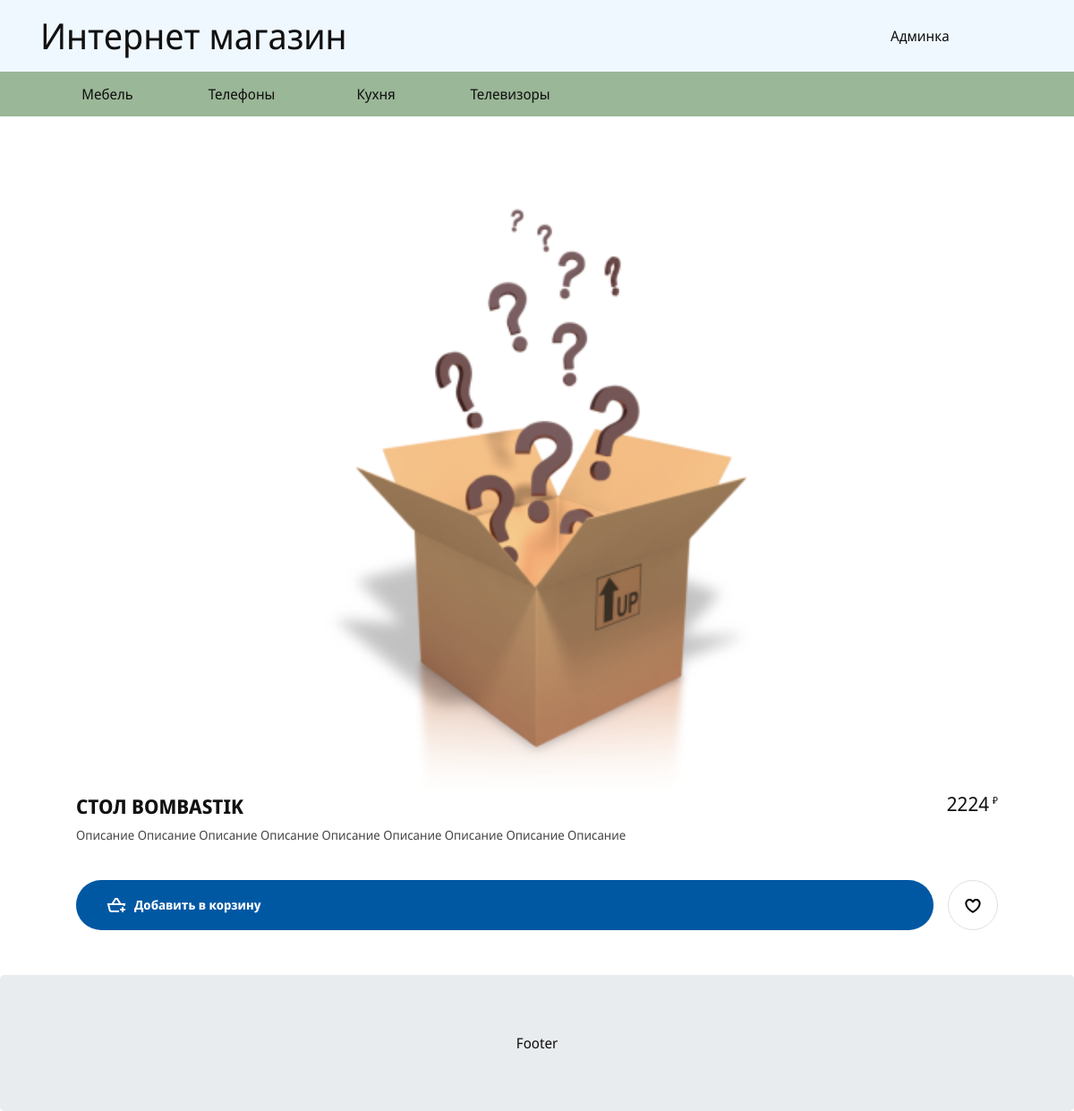
/card.php?prod=10, run on the app's committed database.
### tables this page shows
CREATE TABLE `categories` (
  `id` int(11) NOT NULL,
  `cat_name` varchar(250) NOT NULL,
  `cat_parent` int(11) NOT NULL DEFAULT '0',
  `cat_url` varchar(250) NOT NULL,
  `meta_title` varchar(250) NOT NULL,
  `meta_descr` text NOT NULL,
  `cat_child` int(1) NOT NULL DEFAULT '0',
  `status` int(1) NOT NULL DEFAULT '1'
);

CREATE TABLE `products` (
  `id` int(11) NOT NULL,
  `prod_name` varchar(250) NOT NULL,
  `prod_descr` text NOT NULL,
  `prod_price` int(11) NOT NULL DEFAULT '0',
  `meta_title` varchar(250) NOT NULL,
  `meta_description` text NOT NULL
);

### php/db.php (called while the page is built, shortened)
<?php
class MyDB
{
	private $DB_HOSTNAME = "10.15.3.2";
	private $DB_USERNAME = 'admin';
	private $DB_PASSWORD = 'root';
	private $DB_DATABASE = 'dem-auto';
	private $link;
	private $clear = array('data' => array(), 'error' => array());
	public function __construct(){
		$host = $this->DB_HOSTNAME;
		$username = $this->DB_USERNAME;
		$password = $this->DB_PASSWORD;
		$database = $this->DB_DATABASE;
	}
	private function connect($host,$username,$password,$database){
		$this->link = new mysqli($host,$username,$password,$database);
	}
	public function myquery($query){
		if (!$result = $this->link->query($query))
			{
				return false;
			}
		return $result;
	}
	public function getCategoriesAll() {
		$this->clearOutput($output);
		$sql = "SELECT * FROM `categories` WHERE `status` = '1'";
		$res = $this->myquery($sql);
		if(is_object($res)){
			if ($res->num_rows == 0) {
			$output['error'] = "no data";
			} else {
			while ($row = $res->fetch_assoc()){
				$output['data'][$row['cat_parent']][] = $row;
				}
			}
		} else {
			$output['error'] = "res is not object";
			}
			return $output;
	}
public function getSingleProduct($prod_id){
	$this->clearOutput($output);
	$sql = "SELECT * FROM `products` WHERE `id` = $prod_id";
	$res = $this->myquery($sql);
	if(is_object($res)){
		if ($res->num_rows == 0) {
		$output['error'] = "no data";
		} else {
		while ($row = $res->fetch_assoc()){
			$row['categories'] = $this->getCategoryByProductID($prod_id);
			array_push($output['data'], $row);
			}
		}
	} else {
		$output['error'] = "res is not object";
		}
	return json_encode($output);
}
public function getCategoryByProductID($prod_id){
	$this->clearOutput($output);
	$sql = "SELECT `categories`.`cat_name` FROM `products` JOIN `product_to_cat` ON `products`.`id` = `product_to_cat`.`prod_id` JOIN `categories` ON `product_to_cat`.`cat_id` = `categories`.`id` WHERE `products`.`id` = $prod_id";
	$res = $this->myquery($sql);
	if(is_object($res)){
		if ($res->num_rows == 0) {
		$output['error'] = "no data";
		} else {
		while ($row = $res->fetch_assoc()){
			array_push($output['data'], $row['cat_name']);
			}
		}
	} else {
		$output['error'] = "res is not object";
		}
	return $output['data'];
}
	private function clearOutput(&$output = ""){
		$output = $this->clear;
	}
}
$mydb = new MyDB();

### php/functions.php (the view, shortened to what this page needs)
<?php
class Doing extends MyDB
{
	 public function outCatTree($parent_id, $level, $category_arr) {
		  if (isset($category_arr[$parent_id])) {
					 echo "<ul  style='margin-top:" . ($level * 0) . "px;' class='nav navbar level-".$level."' data-level='".$level."'>";
				foreach ($category_arr[$parent_id] as $value) {
					 echo "<li><a href=\"/?id=". $value['id'] ."&cat=".$value['cat_url']."\">".$value['cat_name']."</a>";
					 echo "</li>";
				}
				echo "</ul>";
		  }
	 }
	public function metaTitle($prod, $id){
		if($prod){
			$product =  json_decode($this->getSingleProduct($prod), true);
		}
	}
}

### card.php (shortened to what this page needs)
<?php include("template/head.php"); ?>
<?php
	if($prod_id){
		$product =  json_decode($mydb->getSingleProduct($prod_id), true);
		$product = $product['data'][0];
	}
	?>
<header class="header">
	<div class="container">
		<div class="row">
			<h1 class="col-md-6 col-lg-10 col-sm-12"><a href="/">Интернет магазин</a></h1>
			<a class="col-md-6 col-lg-2" href="http://<?php echo $_SERVER['HTTP_HOST'] ?>/admin/" class="btn-right">Админка</a>
		</div>
	</div>
</header>
<div class="catalog">
	<div class="container">
		<?php
			$category_arr = $mydb->getCategoriesAll();
			$cat_data = $category_arr['data'];
			$do->outCatTree(0, 0, $cat_data);
		?>
	</div>
</div>
<main>
	<div class="container">
		<div class="good wrapper">
			<div class="good-images">
				<div class="good-image__item">
					<img src="img/goods.png" alt="">
				</div>
			</div>
			<div class="good-item">
				<div class="good-item__section">
					<div>
						<h2 class="good-item__header"><?php echo $product['prod_name']?></h2>
						<p class="good-item__description"><?php echo $product['prod_descr']?></p>
					</div>
					<p class="good-item__price">
						<span class="good-item__price-value"><?php echo $product['prod_price']?></span>
						<span class="good-item__currency">₽</span>
					</p>
				</div>
				<div class="good-item__buttons">
					<button type="button" class="btn btn-good" data-idd="idd001">
						<span class="btn-good__label">Добавить в корзину</span>
					</button>
					<button type="button" class="btn btn-add-wishlist" data-idd="idd001">
					</button>
				</div>
			</div>
		</div>
	</div>
</main>
<?php include("template/footer.php"); ?>

### css/style.css (style rules this page uses)
html { -webkit-box-sizing: border-box; box-sizing: border-box; }
*, *::before, *::after { -webkit-box-sizing: inherit; box-sizing: inherit; }
body { min-width: 320px; margin: 0; background-color: #fff; font-family: Noto Sans, Arial, sans-serif; font-size: 16px; color: #111; line-height: 1.5; -webkit-font-smoothing: subpixel-antialiased; }
button, input { font: inherit; }
button { cursor: pointer; }
img { max-width: 100%; width: 100%; height: auto; }
a { text-decoration: none; color: inherit; }
ul { list-style: none; padding: 0; margin: 0; }
h1, h2, h3, p { padding: 0; margin: 0; }
.header { background-color: aliceblue; height: 5em; }
.header .row, .header .container { height: 100%; }
.header .row { align-items: center; }
.catalog { min-height: 2em; background-color: #9ab797; }
.navbar { justify-content: start; padding: 0; }
.catalog li { min-width: 150px; text-align: center; }
.catalog a { background-color: #9ab797 ; line-height: 50px; display: block; height: 50px; }
.level-0 { position: relative; }
.wrapper { position: relative; margin-top: 4rem; }
.good { padding-top: 2rem; }
.good-images { display: -webkit-box; display: -ms-flexbox; display: flex; -ms-flex-wrap: wrap; flex-wrap: wrap; justify-content: space-around; }
.good-image__item { width: calc(50% - 1.25rem); margin-left: .625rem; margin-right: .625rem; min-height: 500px; }
.good-item { -ms-grid-column: 9; grid-column-start: 9; -ms-grid-column-span: 4; grid-column-end: 13; padding: 0 2.5rem; }
.good-item__section { margin-bottom: 2.5rem; }
.good-item__header { font-size: 1.375rem; line-height: 1.5; font-weight: 700; text-transform: uppercase; margin-bottom: .3rem; }
.good-item__description { line-height: 1.5; letter-spacing: 0; font-weight: 400; color: #484848; font-size: .875rem; }
.good-item__price { white-space: nowrap; text-align: right; }
.good-item__section { display: -webkit-box; display: -ms-flexbox; display: flex; -webkit-box-pack: justify; -ms-flex-pack: justify; justify-content: space-between; }
.good-item__price-value { line-height: 1.1875; font-size: 1.375rem; }
.good-item__currency { line-height: .9; font-size: .6875rem; vertical-align: text-top; }
.good-item__buttons { display: -webkit-box; display: -ms-flexbox; display: flex; -webkit-box-pack: justify; -ms-flex-pack: justify; justify-content: space-between; -webkit-box-align: center; -ms-flex-align: center; align-items: center; width: 100%; }
.btn-good { margin-right: 1rem; -webkit-box-flex: 1; -ms-flex-positive: 1; flex-grow: 1; -ms-flex-negative: 1; flex-shrink: 1; position: relative; background: #0058a3; color: #fff; border-radius: 52px; padding: 0 2rem; display: -webkit-box; display: -ms-flexbox; display: flex; height: 3.5rem; -webkit-box-align: center; -ms-flex-align: center; align-items: center; }
.btn-good-svg { margin-right: .5rem; vertical-align: top; -ms-flex-negative: 0; flex-shrink: 0; display: inline-block; height: 1.5rem; width: 1.5rem; fill: #fff; }
.btn-good__label { text-align: center; border: 0; font-weight: 700; font-size: .875rem; line-height: 1.42857; }
.btn-add-wishlist { background: rgba(0, 0, 0, 0); color: #111; border-radius: 40px; padding: 0 .9375rem; border: 1px solid #dfdfdf; height: 3.5rem; width: 3.5rem; margin-left: auto; }
.btn-add-wishlist__svg { height: 1.5rem; width: 1.5rem; }

### data on the page
categories: cat_name "Мебель"
categories: cat_name "Телефоны"
categories: cat_name "Кухня"
categories: cat_name "Телевизоры"
products: prod_name "СТОЛ BOMBASTIK", prod_descr "Описание Описание Описание Описание Описание Описание Описание Описание Описание", prod_price "2224"
